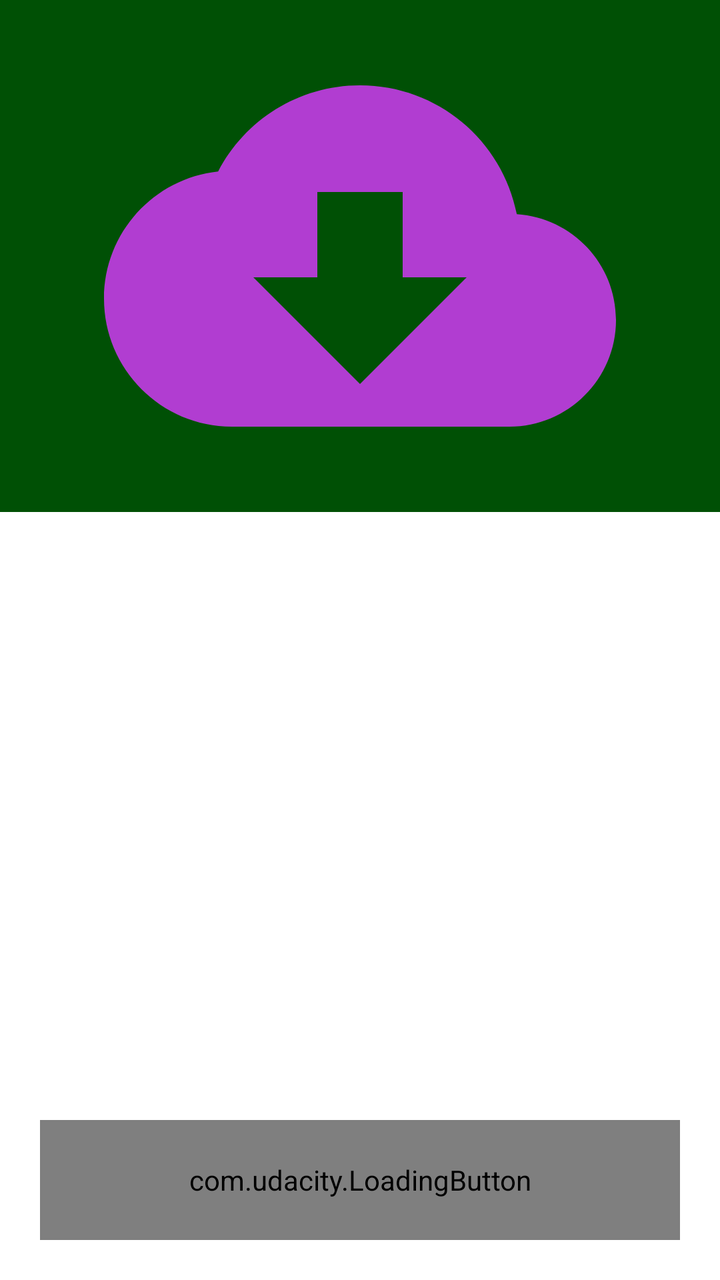
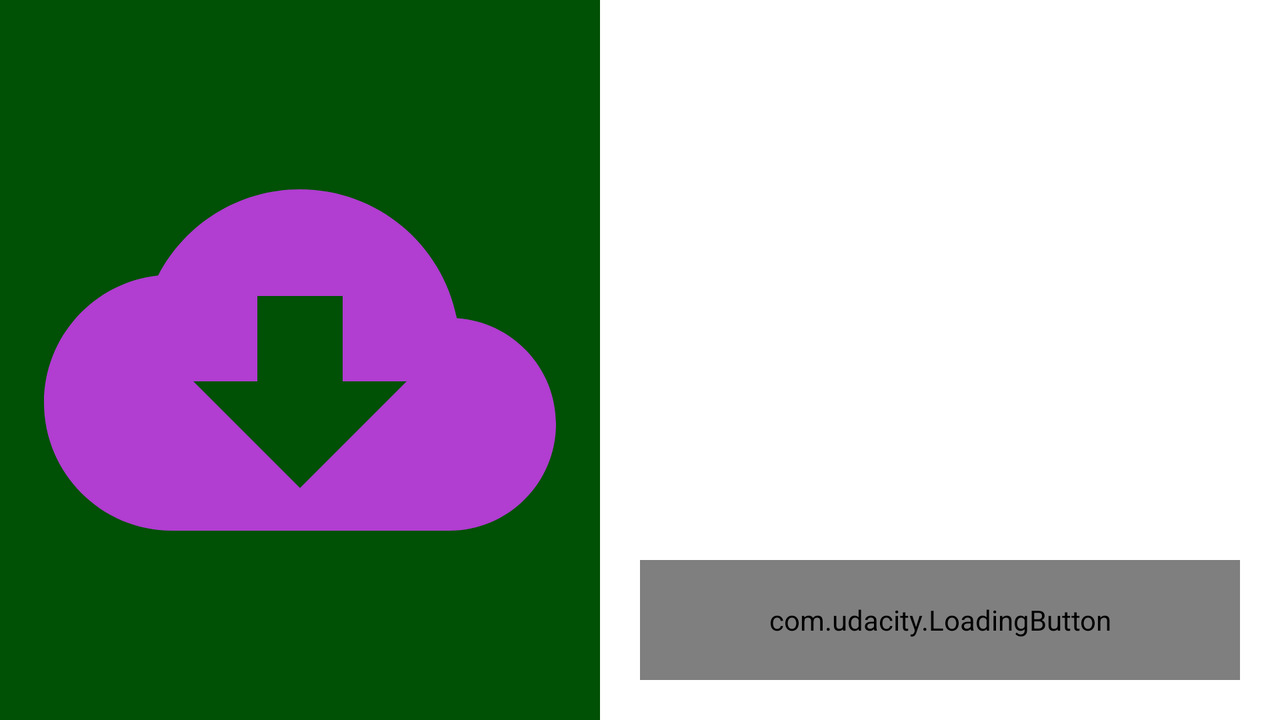

First picture: res/layout/ on a phone held upright. Second picture: the repository's own variant of that layout, on a device whose configuration matches the variant's folder. Source for both follows.
<!-- AndroidManifest.xml: application theme AppTheme -->
<!-- res/layout/content_main.xml -->
<?xml version="1.0" encoding="utf-8"?>
<androidx.constraintlayout.widget.ConstraintLayout xmlns:android="http://schemas.android.com/apk/res/android"
    xmlns:app="http://schemas.android.com/apk/res-auto"
    xmlns:tools="http://schemas.android.com/tools"
    android:id="@+id/main_layout"
    android:layout_width="match_parent"
    android:layout_height="match_parent"
    app:layout_behavior="@string/appbar_scrolling_view_behavior"
    tools:context=".MainActivity"
    tools:showIn="@layout/activity_main">

    <ImageView
        android:id="@+id/image"
        android:layout_width="match_parent"
        android:layout_height="wrap_content"
        android:background="@color/colorPrimaryDark"
        android:contentDescription="@string/download_logo"
        android:src="@drawable/ic_cloud"
        app:layout_constraintTop_toTopOf="parent" />

    <RadioGroup
        android:id="@+id/radio_group"
        android:layout_width="300dp"
        android:layout_height="wrap_content"
        android:layout_marginTop="30dp"
        android:orientation="vertical"
        app:layout_constraintBottom_toTopOf="@id/custom_button"
        app:layout_constraintTop_toBottomOf="@id/image"
        app:layout_constraintEnd_toEndOf="parent"
        app:layout_constraintStart_toStartOf="parent"
        app:layout_constraintVertical_chainStyle="spread_inside" />

    <com.udacity.LoadingButton
        android:id="@+id/custom_button"
        android:layout_width="0dp"
        android:layout_height="60dp"
        android:layout_margin="20dp"
        android:layout_marginTop="30dp"
        android:layout_marginBottom="30dp"
        app:layout_constraintBottom_toBottomOf="parent"
        app:layout_constraintEnd_toEndOf="parent"
        app:layout_constraintStart_toStartOf="parent"
        app:layout_constraintTop_toBottomOf="@id/radio_group"
        app:layout_constraintVertical_chainStyle="spread" />

</androidx.constraintlayout.widget.ConstraintLayout>
<!-- res/layout/activity_main.xml (included above) -->
<?xml version="1.0" encoding="utf-8"?>
<androidx.coordinatorlayout.widget.CoordinatorLayout xmlns:android="http://schemas.android.com/apk/res/android"
    xmlns:app="http://schemas.android.com/apk/res-auto"
    xmlns:tools="http://schemas.android.com/tools"
    android:layout_width="match_parent"
    android:layout_height="match_parent"
    tools:context=".MainActivity">

    <com.google.android.material.appbar.AppBarLayout
        android:layout_width="match_parent"
        android:layout_height="wrap_content"
        android:theme="@style/AppTheme.AppBarOverlay">

        <androidx.appcompat.widget.Toolbar
            android:id="@+id/toolbar"
            android:layout_width="match_parent"
            android:layout_height="?attr/actionBarSize"
            android:background="?attr/colorPrimary"
            app:popupTheme="@style/AppTheme.PopupOverlay" />

    </com.google.android.material.appbar.AppBarLayout>

    <include layout="@layout/content_main" android:id="@+id/content_main" />

</androidx.coordinatorlayout.widget.CoordinatorLayout>
<!-- resources referenced by this layout -->
<resources>
  <color name="colorPrimaryDark">#005005</color>
  <!-- drawable ic_cloud (drawable) -->
  <vector android:height="256dp" android:tint="#B13DD1"
      android:viewportHeight="24" android:viewportWidth="24"
      android:width="256dp" xmlns:android="http://schemas.android.com/apk/res/android">
      <path android:fillColor="@android:color/white" android:pathData="M19.35,10.04C18.67,6.59 15.64,4 12,4 9.11,4 6.6,5.64 5.35,8.04 2.34,8.36 0,10.91 0,14c0,3.31 2.69,6 6,6h13c2.76,0 5,-2.24 5,-5 0,-2.64 -2.05,-4.78 -4.65,-4.96zM17,13l-5,5 -5,-5h3V9h4v4h3z"/>
  </vector>
  <string name="download_logo">Download Logo</string>
  <style name="AppTheme.AppBarOverlay" parent="ThemeOverlay.MaterialComponents.Dark.ActionBar" />
  <style name="AppTheme.PopupOverlay" parent="ThemeOverlay.MaterialComponents.Light" />
  <style name="AppTheme" parent="Theme.MaterialComponents.DayNight.NoActionBar">
          <item name="colorPrimary">@color/colorPrimary</item>
          <item name="colorPrimaryDark">@color/colorPrimaryDark</item>
          <item name="colorSecondary">@color/colorSecondary</item>
  
          <item name="radioButtonStyle">@style/AppTheme.RadioButton</item>
      </style>
  <color name="colorPrimary">#2e7d32</color>
  <color name="colorSecondary">#ffb74d</color>
  <style name="AppTheme.RadioButton" parent="Widget.AppCompat.CompoundButton.RadioButton">
          <item name="android:lineSpacingExtra">8dp</item>
      </style>
</resources>
<!-- res/layout-land/content_main.xml (the author's variant of the layout above) -->
<!-- drawn on the phone turned sideways -->
<?xml version="1.0" encoding="utf-8"?>
<androidx.constraintlayout.widget.ConstraintLayout xmlns:android="http://schemas.android.com/apk/res/android"
    xmlns:app="http://schemas.android.com/apk/res-auto"
    xmlns:tools="http://schemas.android.com/tools"
    android:id="@+id/main_layout"
    android:layout_width="match_parent"
    android:layout_height="match_parent"
    app:layout_behavior="@string/appbar_scrolling_view_behavior"
    tools:context=".MainActivity"
    tools:showIn="@layout/activity_main">

    <ImageView
        android:id="@+id/image"
        android:layout_width="300dp"
        android:layout_height="match_parent"
        android:background="@color/colorPrimaryDark"
        android:contentDescription="@string/download_logo"
        android:scaleType="centerInside"
        android:src="@drawable/ic_cloud"
        app:layout_constraintStart_toStartOf="parent" />

    <RadioGroup
        android:id="@+id/radio_group"
        android:layout_width="300dp"
        android:layout_height="wrap_content"
        android:layout_marginTop="30dp"
        android:orientation="vertical"
        app:layout_constraintBottom_toTopOf="@id/custom_button"
        app:layout_constraintEnd_toEndOf="parent"
        app:layout_constraintStart_toEndOf="@id/image"
        app:layout_constraintTop_toTopOf="parent"
        app:layout_constraintVertical_chainStyle="spread_inside" />

    <com.udacity.LoadingButton
        android:id="@+id/custom_button"
        android:layout_width="0dp"
        android:layout_height="60dp"
        android:layout_margin="20dp"
        android:layout_marginTop="30dp"
        android:layout_marginBottom="30dp"
        app:layout_constraintBottom_toBottomOf="parent"
        app:layout_constraintEnd_toEndOf="parent"
        app:layout_constraintStart_toEndOf="@id/image"
        app:layout_constraintTop_toBottomOf="@id/radio_group"
        app:layout_constraintVertical_chainStyle="spread" />

</androidx.constraintlayout.widget.ConstraintLayout>
<!-- res/layout/content_main.xml (included above) -->
<?xml version="1.0" encoding="utf-8"?>
<androidx.constraintlayout.widget.ConstraintLayout xmlns:android="http://schemas.android.com/apk/res/android"
    xmlns:app="http://schemas.android.com/apk/res-auto"
    xmlns:tools="http://schemas.android.com/tools"
    android:id="@+id/main_layout"
    android:layout_width="match_parent"
    android:layout_height="match_parent"
    app:layout_behavior="@string/appbar_scrolling_view_behavior"
    tools:context=".MainActivity"
    tools:showIn="@layout/activity_main">

    <ImageView
        android:id="@+id/image"
        android:layout_width="match_parent"
        android:layout_height="wrap_content"
        android:background="@color/colorPrimaryDark"
        android:contentDescription="@string/download_logo"
        android:src="@drawable/ic_cloud"
        app:layout_constraintTop_toTopOf="parent" />

    <RadioGroup
        android:id="@+id/radio_group"
        android:layout_width="300dp"
        android:layout_height="wrap_content"
        android:layout_marginTop="30dp"
        android:orientation="vertical"
        app:layout_constraintBottom_toTopOf="@id/custom_button"
        app:layout_constraintTop_toBottomOf="@id/image"
        app:layout_constraintEnd_toEndOf="parent"
        app:layout_constraintStart_toStartOf="parent"
        app:layout_constraintVertical_chainStyle="spread_inside" />

    <com.udacity.LoadingButton
        android:id="@+id/custom_button"
        android:layout_width="0dp"
        android:layout_height="60dp"
        android:layout_margin="20dp"
        android:layout_marginTop="30dp"
        android:layout_marginBottom="30dp"
        app:layout_constraintBottom_toBottomOf="parent"
        app:layout_constraintEnd_toEndOf="parent"
        app:layout_constraintStart_toStartOf="parent"
        app:layout_constraintTop_toBottomOf="@id/radio_group"
        app:layout_constraintVertical_chainStyle="spread" />

</androidx.constraintlayout.widget.ConstraintLayout>
